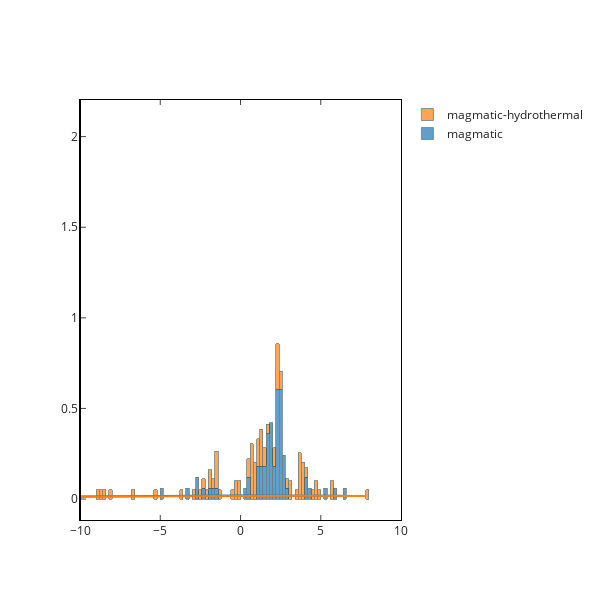

The cell this chart's notebook holds for it:
### Code cell
import plotly.figure_factory as ff

x = "Tm CL"


group_labels = ["magmatic",'magmatic-hydrothermal']


# Create distplot with custom bin_size
fig = ff.create_distplot([df_mag[x].fillna(-100).values,df_MH[x].fillna(-100).values], group_labels, bin_size=.2, show_rug=False)


fig.update_xaxes(range=[-10, 10])

fig.update_layout(template="simple_white", 
                  barmode='stack',
                 height=600, width=600)

fig.update_xaxes(ticks='inside',zeroline=False,linecolor="black",showgrid=False,mirror= "allticks")
fig.update_yaxes(ticks='inside',zeroline=False,linecolor="black",showgrid=False,mirror= "allticks")

# x_tick = np.arange(to_plot[x].min()-1,to_plot[x].max()+1,1, dtype=int)
# fig.update_xaxes(tickvals=np.arange(-30,35,1))

fig.update_traces(marker=dict(line=dict(width=0.8,
                                        color='DarkSlateGrey')))

fig.show()

### Figure 1 — Plotly figure (JSON) as saved in the notebook; plotly's stock layout.template omitted (floating-point values rounded to 4 significant figures; data arrays with more than 128 entries replaced by an {"elided": "..."} marker saying what was removed)
{"data": [{"histnorm": "probability density", "legendgroup": "magmatic", "marker": {"color": "rgb(31, 119, 180)", "line": {"color": "DarkSlateGrey", "width": 0.8}}, "name": "magmatic", "opacity": 0.7, "type": "histogram", "x": [1.67, 1.571, 1.472, 1.571, 1.769, -100, -100, -100, -4.891, -2.686, -1.995, -100, -1.502, 5.224, 5.822, -3.348, 2.234, 1.087, 4.066, 4.363, 0.5667, 2.648, -2.312, -1.717, -100, -2.709, -100, 2.549, 1.854, 2.251, 2.45, 2.946, 2.35, 1.656, 2.321, 2.419, 2.714, 6.499, 1.382, 4.039, 2.268, 2.465, 2.563, 1.973, 2.563, 1.874, 2.366, 0.2556, 1.388, 1.089, 2.187, 1.688, 1.078, 2.477, 2.776, 2.577, 1.977, -100, -100, 1.877, 2.177, 1.277, 2.377, 2.477, 1.977, 1.63, 1.73, 2.228, 2.527, 2.627, 2.228, 0.5347, 1.929, 2.129, 2.228, -100, -100, -100, -100, -100, -100, -100, -100], "xaxis": "x", "xbins": {"end": 6.499, "size": 0.2, "start": -100}, "yaxis": "y"}, {"histnorm": "probability density", "legendgroup": "magmatic-hydrothermal", "marker": {"color": "rgb(255, 127, 14)", "line": {"color": "DarkSlateGrey", "width": 0.8}}, "name": "magmatic-hydrothermal", "opacity": 0.7, "type": "histogram", "x": [-1.813, -2.012, -1.813, -2.212, 3.975, 3.676, 4.973, 7.967, -0.216, -0.1162, -100, 0.4825, 4.75, 4.75, 5.647, 4.451, -1.419, -1.518, -2.51, -1.32, -1.419, -1.419, 3.442, 4.136, 3.838, -8.587, -8.194, -8.882, -8.784, 5.662, 2.495, 2.395, 2.196, 1.598, 2.395, 2.595, 1.299, -100, 2.36, 1.565, 3.748, 3.649, 3.847, -6.745, 3.748, 3.649, 3.154, 3.946, 3.154, -100, -100, -100, -100, -100, -100, -100, -100, -100, -100, -100, -100, -100, -100, 1.274, 1.373, 2.363, 1.274, 0.6796, 0.9766, 0.6796, 0.7786, 0.8776, 2.066, 0.6796, 1.175, -0.3103, -100, 1.076, 0.6796, 0.8776, -0.5083, 0.5806, 0.9766, -100, -100, -100, -100, -1.699, -0.02166, -2.982, 1.692, 0.6945, -3.8, -100, -5.387, 2.251, 2.846, 1.061], "xaxis": "x", "xbins": {"end": 7.967, "start": -100}, "yaxis": "y"}, {"legendgroup": "magmatic", "marker": {"color": "rgb(31, 119, 180)", "line": {"color": "DarkSlateGrey", "width": 0.8}}, "mode": "lines", "name": "magmatic", "showlegend": false, "type": "scatter", "x": {"elided": "500 float values"}, "xaxis": "x", "y": {"elided": "500 float values"}, "yaxis": "y"}, {"legendgroup": "magmatic-hydrothermal", "marker": {"color": "rgb(255, 127, 14)", "line": {"color": "DarkSlateGrey", "width": 0.8}}, "mode": "lines", "name": "magmatic-hydrothermal", "showlegend": false, "type": "scatter", "x": {"elided": "500 float values"}, "xaxis": "x", "y": {"elided": "500 float values"}, "yaxis": "y"}], "layout": {"barmode": "stack", "height": 600, "hovermode": "closest", "legend": {"traceorder": "reversed"}, "width": 600, "xaxis": {"anchor": "y2", "domain": [0, 1], "linecolor": "black", "mirror": "allticks", "range": [-10, 10], "showgrid": false, "ticks": "inside", "type": "linear", "zeroline": false}, "yaxis": {"anchor": "free", "autorange": true, "domain": [0, 1], "linecolor": "black", "mirror": "allticks", "position": 0, "range": [-0.1157, 2.202], "showgrid": false, "ticks": "inside", "type": "linear", "zeroline": false}}}
